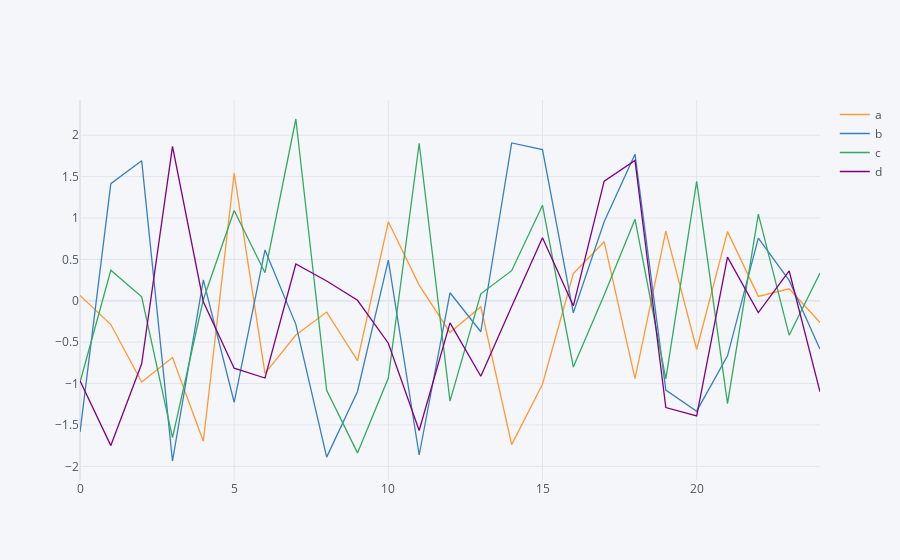

This figure's notebook cell:
### Code cell
D.iplot()

### Figure 1 — Plotly figure (JSON) as saved in the notebook; plotly's stock layout.template omitted (floating-point values rounded to 4 significant figures)
{"data": [{"line": {"color": "rgba(255, 153, 51, 1.0)", "dash": "solid", "shape": "linear", "width": 1.3}, "mode": "lines", "name": "a", "text": "", "type": "scatter", "x": [0, 1, 2, 3, 4, 5, 6, 7, 8, 9, 10, 11, 12, 13, 14, 15, 16, 17, 18, 19, 20, 21, 22, 23, 24], "y": [0.06416, -0.2873, -0.9808, -0.6865, -1.696, 1.542, -0.8774, -0.4135, -0.1368, -0.7238, 0.954, 0.1891, -0.3825, -0.07228, -1.738, -1.009, 0.3291, 0.7137, -0.9415, 0.8408, -0.5882, 0.835, 0.05292, 0.1446, -0.2633]}, {"line": {"color": "rgba(55, 128, 191, 1.0)", "dash": "solid", "shape": "linear", "width": 1.3}, "mode": "lines", "name": "b", "text": "", "type": "scatter", "x": [0, 1, 2, 3, 4, 5, 6, 7, 8, 9, 10, 11, 12, 13, 14, 15, 16, 17, 18, 19, 20, 21, 22, 23, 24], "y": [-1.586, 1.415, 1.692, -1.935, 0.2515, -1.226, 0.6145, -0.2851, -1.889, -1.095, 0.4911, -1.863, 0.09668, -0.3745, 1.907, 1.827, -0.1457, 0.9538, 1.77, -1.078, -1.334, -0.6655, 0.7574, 0.246, -0.5868]}, {"line": {"color": "rgba(50, 171, 96, 1.0)", "dash": "solid", "shape": "linear", "width": 1.3}, "mode": "lines", "name": "c", "text": "", "type": "scatter", "x": [0, 1, 2, 3, 4, 5, 6, 7, 8, 9, 10, 11, 12, 13, 14, 15, 16, 17, 18, 19, 20, 21, 22, 23, 24], "y": [-0.9839, 0.3688, 0.04746, -1.654, 0.01545, 1.091, 0.3394, 2.196, -1.082, -1.838, -0.9341, 1.902, -1.212, 0.08381, 0.3633, 1.153, -0.801, 0.06849, 0.9858, -0.9429, 1.442, -1.243, 1.047, -0.4158, 0.3349]}, {"line": {"color": "rgba(128, 0, 128, 1.0)", "dash": "solid", "shape": "linear", "width": 1.3}, "mode": "lines", "name": "d", "text": "", "type": "scatter", "x": [0, 1, 2, 3, 4, 5, 6, 7, 8, 9, 10, 11, 12, 13, 14, 15, 16, 17, 18, 19, 20, 21, 22, 23, 24], "y": [-0.9673, -1.749, -0.7613, 1.866, -0.0113, -0.8144, -0.9332, 0.4444, 0.2383, 0.006106, -0.5124, -1.567, -0.2673, -0.9118, -0.06866, 0.7614, -0.06087, 1.445, 1.695, -1.289, -1.39, 0.5273, -0.1424, 0.3599, -1.1]}], "layout": {"legend": {"bgcolor": "#F5F6F9", "font": {"color": "#4D5663"}}, "paper_bgcolor": "#F5F6F9", "plot_bgcolor": "#F5F6F9", "title": {"font": {"color": "#4D5663"}}, "xaxis": {"gridcolor": "#E1E5ED", "showgrid": true, "tickfont": {"color": "#4D5663"}, "title": {"font": {"color": "#4D5663"}, "text": ""}, "zerolinecolor": "#E1E5ED"}, "yaxis": {"gridcolor": "#E1E5ED", "showgrid": true, "tickfont": {"color": "#4D5663"}, "title": {"font": {"color": "#4D5663"}, "text": ""}, "zerolinecolor": "#E1E5ED"}}}
